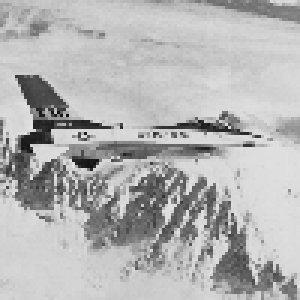
#> input picture wsu/tools/simx/simx/test/Octopus/motes/data/pixel/airforce.gif, 100 x 100 px (shown 3 times larger)
$ python PS.py   (Python 2 division)   (older library calls are emulated)
#> lines starting #> are read from the running program, lines starting #| are printed output that depends on the picture
#! /usr/bin/python

import sys,os
from PIL import Image
import ImageDraw

im = Image.open("airforce.gif")
#> im is the input picture: PIL image 100x100 P; min 17, max 228, mean 179.2
width,height = im.size
#> width = 100; height = 100
print im.format, im.size, im.mode, width, height
#| GIF (100, 100) P 100 100

NUM =4
wunit=(width/NUM)
#> wunit = 25
hunit=(height/NUM)
#> hunit = 25
#im.show()
box = (0,0,wunit,hunit)
#> box = (0, 0, 25, 25)
im1 = im.crop(box)
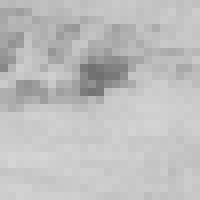
#> im1: PIL image 25x25 P (shown 8 times larger); min 112, max 213, mean 190.6
	#im1.show();
if(1):
		for i in range(NUM):
			for j in range(NUM):
				box = (j*wunit,i*hunit,(j+1)*wunit,(i+1)*hunit)
				print box
				im1 = im.crop(box)
				pixel1 = im1.load()
				print pixel1[0,0]

				im1.thumbnail(im1.size,Image.ANTIALIAS)
				index = i*4 + j
		    		filename = str(index)
				FILE = open(filename,"w")
				out_str = ''
		  		for l in xrange(wunit):
			    		for k in xrange(hunit):
						X=l+j*wunit
						Y=k+i*hunit
						FILE.write(str(pixel1[l,k]*1000000+Y*1000+X)+'\n')#1000,000,000, x,y,value
						#FILE.write(str(pixel1[l,k])+" "+str(k*1000)+" "+str(l)+'\n')#1000,000,000, x,y,value
				FILE.write(str(-42)+'\n')
				FILE.close()
				im1.save(filename + ".gif", "gif")
#> this loop made 4 passes
#> pass 1, `im1.save(filename + ".gif", "gif")`:
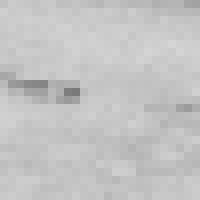
#> saved as 1.gif: PIL image 25x25 P (shown 8 times larger); min 121, max 213, mean 195.6
#> pass 1, `im1.save(filename + ".gif", "gif")`:
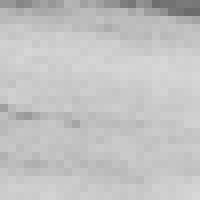
#> saved as 2.gif: PIL image 25x25 P (shown 8 times larger); min 107, max 216, mean 194.9
#> pass 1, `im1.save(filename + ".gif", "gif")`:
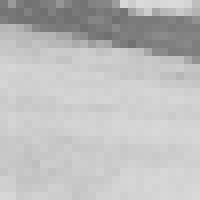
#> saved as 3.gif: PIL image 25x25 P (shown 8 times larger); min 112, max 218, mean 189.9
#> pass 2, `im1.save(filename + ".gif", "gif")`:
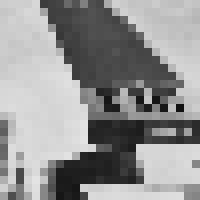
#> saved as 4.gif: PIL image 25x25 P (shown 8 times larger); min 17, max 227, mean 146.8
#> after the loop:
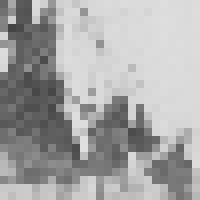
#> im1: PIL image 25x25 P (shown 8 times larger); min 68, max 224, mean 166.6
